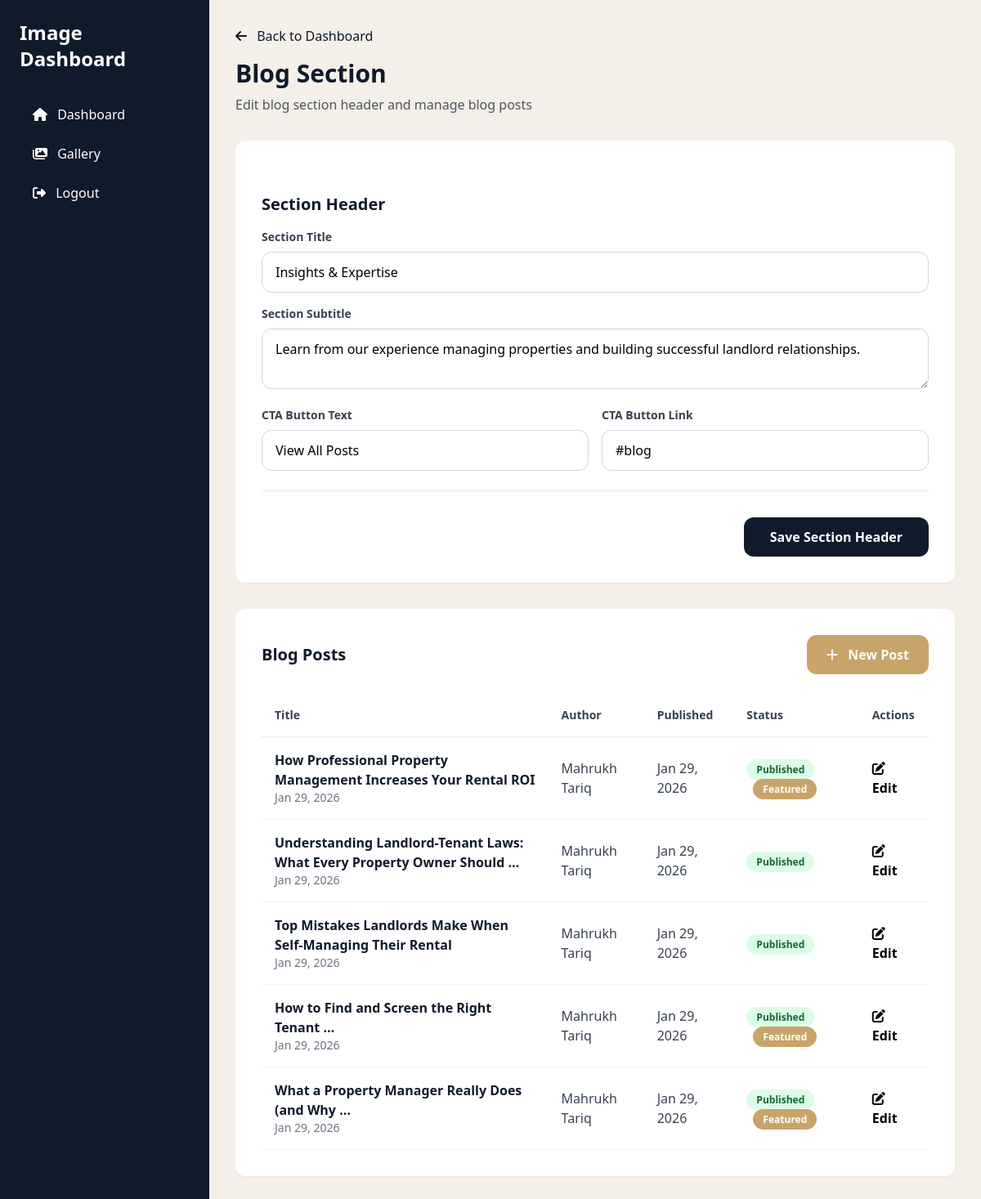
Screenshot of /dashboard/blog/ (signed in) with the database file from the repository.
### myApp/models.py (models this page shows, shortened)
class BlogSection(models.Model):
    title = models.CharField(max_length=200, default="Insights & Expertise")
    subtitle = models.CharField(max_length=300, default="Learn from our experience managing properties and building successful landlord relationships.")
    cta_text = models.CharField(max_length=100, default="View All Posts")
    cta_link = models.CharField(max_length=200, default="#blog")
    updated_at = models.DateTimeField(auto_now=True)
    class Meta:
        verbose_name = "Blog Section"
        verbose_name_plural = "Blog Section"
    @classmethod
    def get_instance(cls):
        obj, created = cls.objects.get_or_create(pk=1)
        return obj

class BlogPost(models.Model):
    title = models.CharField(max_length=300, help_text="Blog post title")
    slug = models.SlugField(max_length=300, unique=True, help_text="URL-friendly version of title")
    excerpt = models.TextField(max_length=500, help_text="Short excerpt/preview text")
    content = models.TextField(help_text="Full blog post content")
    featured_image_url = models.URLField(blank=True, null=True, help_text="Featured image URL")
    featured_image_alt = models.CharField(max_length=200, blank=True, help_text="Featured image alt text")
    author_name = models.CharField(max_length=100, default="Mahrukh Tariq", help_text="Author name")
    published_date = models.DateTimeField(auto_now_add=True, help_text="Publication date")
    updated_date = models.DateTimeField(auto_now=True, help_text="Last update date")
    is_featured = models.BooleanField(default=False, help_text="Show in featured section")
    is_published = models.BooleanField(default=True, help_text="Published status")
    view_count = models.IntegerField(default=0, help_text="Number of views")
    order = models.IntegerField(default=0, help_text="Display order (lower numbers first)")
    class Meta:
        ordering = ['-published_date', 'order']
        verbose_name = "Blog Post"
        verbose_name_plural = "Blog Posts"

### myApp/dashboard_views.py (the view, shortened to what this page needs)
# urls.py: path('blog/', dashboard_views.blog_edit, name='blog_edit'),
@login_required
def blog_edit(request):
    blog_section = BlogSection.get_instance()
    blog_posts = BlogPost.objects.all().order_by('-published_date')
    return render(request, 'myApp/dashboard/blog_edit.html', {
        'blog_section': blog_section,
        'blog_posts': blog_posts
    })

### myApp/templates/myApp/dashboard/blog_edit.html (shortened to what this page needs)
{% extends "myApp/dashboard/base.html" %}
{% load static %}
{% block content %}
<div class="mb-8">
    <a href="{% url 'dashboard:index' %}" class="text-navy hover:underline mb-4 inline-block">
        <i class="fas fa-arrow-left mr-2"></i> Back to Dashboard
    </a>
    <h2 class="text-3xl font-bold text-navy mb-2">Blog Section</h2>
    <p class="text-gray-600">Edit blog section header and manage blog posts</p>
</div>
<form method="post" class="bg-white rounded-xl shadow-sm p-8 space-y-8 mb-8">
    <div class="border-b border-gray-200 pb-6">
        <h3 class="text-xl font-semibold text-navy mb-4">Section Header</h3>
        <div class="space-y-4">
            <div>
                <label class="block text-sm font-semibold text-gray-700 mb-2">Section Title</label>
                <input type="text" name="title" value="{{ blog_section.title|default:'' }}"
                       placeholder="Insights & Expertise"
                       class="w-full px-4 py-3 border border-gray-300 rounded-xl focus:border-navy focus:outline-none focus:ring-2 focus:ring-navy/20">
            </div>
            <div>
                <label class="block text-sm font-semibold text-gray-700 mb-2">Section Subtitle</label>
                <textarea name="subtitle" rows="2"
                          placeholder="Learn from our experience managing properties..."
                          class="w-full px-4 py-3 border border-gray-300 rounded-xl focus:border-navy focus:outline-none focus:ring-2 focus:ring-navy/20">{{ blog_section.subtitle|default:'' }}</textarea>
            </div>
            <div class="grid grid-cols-2 gap-4">
                <div>
                    <label class="block text-sm font-semibold text-gray-700 mb-2">CTA Button Text</label>
                    <input type="text" name="cta_text" value="{{ blog_section.cta_text|default:'View All Posts' }}"
                           class="w-full px-4 py-3 border border-gray-300 rounded-xl focus:border-navy focus:outline-none focus:ring-2 focus:ring-navy/20">
                </div>
                <div>
                    <label class="block text-sm font-semibold text-gray-700 mb-2">CTA Button Link</label>
                    <input type="text" name="cta_link" value="{{ blog_section.cta_link|default:'#blog' }}"
                           class="w-full px-4 py-3 border border-gray-300 rounded-xl focus:border-navy focus:outline-none focus:ring-2 focus:ring-navy/20">
                </div>
            </div>
        </div>
    </div>
    <div class="flex justify-end">
        <button type="submit" class="px-8 py-3 bg-navy text-white rounded-xl hover:bg-blue-dark transition-colors font-semibold">
            Save Section Header
        </button>
    </div>
</form>
<div class="bg-white rounded-xl shadow-sm p-8">
    <div class="flex justify-between items-center mb-6">
        <h3 class="text-xl font-semibold text-navy">Blog Posts</h3>
        <a href="{% url 'dashboard:blog_post_new' %}" class="px-6 py-3 bg-gold text-white rounded-xl hover:bg-blue transition-colors font-semibold">
            <i class="fas fa-plus mr-2"></i> New Post
        </a>
    </div>
    {% if blog_posts %}
    <div class="overflow-x-auto">
        <table class="w-full">
            <thead>
                <tr class="border-b border-gray-200">
                    <th class="text-left py-4 px-4 text-sm font-semibold text-gray-700">Title</th>
                    <th class="text-left py-4 px-4 text-sm font-semibold text-gray-700">Author</th>
                    <th class="text-left py-4 px-4 text-sm font-semibold text-gray-700">Published</th>
                    <th class="text-left py-4 px-4 text-sm font-semibold text-gray-700">Status</th>
                    <th class="text-left py-4 px-4 text-sm font-semibold text-gray-700">Actions</th>
                </tr>
            </thead>
            <tbody>
                {% for post in blog_posts %}
                <tr class="border-b border-gray-100 hover:bg-gray-50 transition-colors">
                    <td class="py-4 px-4">
                        <div class="font-semibold text-navy">{{ post.title|truncatewords:8 }}</div>
                        <div class="text-sm text-gray-500">{{ post.published_date|date:"M d, Y" }}</div>
                    </td>
                    <td class="py-4 px-4 text-gray-700">{{ post.author_name }}</td>
                    <td class="py-4 px-4 text-gray-700">{{ post.published_date|date:"M d, Y" }}</td>
                    <td class="py-4 px-4">
                        {% if post.is_published %}
                        <span class="px-3 py-1 bg-green-100 text-green-800 rounded-full text-xs font-semibold">Published</span>
                        {% else %}
                        <span class="px-3 py-1 bg-gray-100 text-gray-800 rounded-full text-xs font-semibold">Draft</span>
                        {% endif %}
                        {% if post.is_featured %}
                        <span class="px-3 py-1 bg-gold text-white rounded-full text-xs font-semibold ml-2">Featured</span>
                        {% endif %}
                    </td>
                    <td class="py-4 px-4">
                        <a href="{% url 'dashboard:blog_post_edit' post.id %}" class="text-blue hover:text-blue-dark font-semibold">
                            <i class="fas fa-edit mr-1"></i> Edit
                        </a>
                    </td>
                </tr>
                {% endfor %}
            </tbody>
        </table>
    </div>
    {% else %}
    <div class="text-center py-12 text-gray-500">
        <i class="fas fa-newspaper text-4xl mb-4"></i>
        <p>No blog posts yet. Create your first post!</p>
    </div>
    {% endif %}
</div>
{% endblock %}

### rows the page displays
BlogSection: title "Insights & Expertise", subtitle "Learn from our experience managing properties and building successful landlord relationships.", cta_text "View All Posts", cta_link "#blog"
BlogPost: title "How Professional Property Management Increases Your Rental ROI", published_date "Jan 29, 2026", author_name "Mahrukh Tariq", is_published "Published", is_featured "Featured"
BlogPost: title "Understanding Landlord-Tenant Laws: What Every Property Owner Should …", published_date "Jan 29, 2026", author_name "Mahrukh Tariq", is_published "Published"
BlogPost: title "Top Mistakes Landlords Make When Self-Managing Their Rental", published_date "Jan 29, 2026", author_name "Mahrukh Tariq", is_published "Published"
BlogPost: title "How to Find and Screen the Right Tenant …", published_date "Jan 29, 2026", author_name "Mahrukh Tariq", is_published "Published", is_featured "Featured"
BlogPost: title "What a Property Manager Really Does (and Why …", published_date "Jan 29, 2026", author_name "Mahrukh Tariq", is_published "Published", is_featured "Featured"
